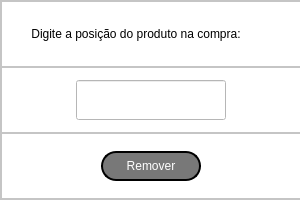
<?xml version="1.0" encoding="UTF-8"?>
<ui version="4.0">
 <class>Form</class>
 <widget class="QWidget" name="Form">
  <property name="geometry">
   <rect>
    <x>0</x>
    <y>0</y>
    <width>300</width>
    <height>200</height>
   </rect>
  </property>
  <property name="maximumSize">
   <size>
    <width>300</width>
    <height>200</height>
   </size>
  </property>
  <property name="windowTitle">
   <string>Form</string>
  </property>
  <layout class="QVBoxLayout" name="verticalLayout_2">
   <property name="spacing">
    <number>0</number>
   </property>
   <property name="leftMargin">
    <number>0</number>
   </property>
   <property name="topMargin">
    <number>0</number>
   </property>
   <property name="rightMargin">
    <number>0</number>
   </property>
   <property name="bottomMargin">
    <number>0</number>
   </property>
   <item>
    <widget class="QFrame" name="fr_primario">
     <property name="minimumSize">
      <size>
       <width>300</width>
       <height>200</height>
      </size>
     </property>
     <property name="maximumSize">
      <size>
       <width>300</width>
       <height>200</height>
      </size>
     </property>
     <property name="styleSheet">
      <string notr="true">background-color: rgb(255, 255, 255);</string>
     </property>
     <property name="frameShape">
      <enum>QFrame::StyledPanel</enum>
     </property>
     <property name="frameShadow">
      <enum>QFrame::Raised</enum>
     </property>
     <layout class="QVBoxLayout" name="verticalLayout">
      <property name="spacing">
       <number>0</number>
      </property>
      <property name="leftMargin">
       <number>0</number>
      </property>
      <property name="topMargin">
       <number>0</number>
      </property>
      <property name="rightMargin">
       <number>0</number>
      </property>
      <property name="bottomMargin">
       <number>0</number>
      </property>
      <item>
       <widget class="QFrame" name="fr_label">
        <property name="minimumSize">
         <size>
          <width>300</width>
          <height>0</height>
         </size>
        </property>
        <property name="maximumSize">
         <size>
          <width>300</width>
          <height>16777215</height>
         </size>
        </property>
        <property name="styleSheet">
         <string notr="true">background-color: rgb(255, 255, 255);</string>
        </property>
        <property name="frameShape">
         <enum>QFrame::StyledPanel</enum>
        </property>
        <property name="frameShadow">
         <enum>QFrame::Raised</enum>
        </property>
        <layout class="QHBoxLayout" name="horizontalLayout_3">
         <item alignment="Qt::AlignLeft|Qt::AlignVCenter">
          <widget class="QLabel" name="label">
           <property name="minimumSize">
            <size>
             <width>250</width>
             <height>0</height>
            </size>
           </property>
           <property name="maximumSize">
            <size>
             <width>300</width>
             <height>16777215</height>
            </size>
           </property>
           <property name="styleSheet">
            <string notr="true">font: 12pt &quot;Arial&quot;;</string>
           </property>
           <property name="text">
            <string>Digite a posição do produto na compra:</string>
           </property>
           <property name="alignment">
            <set>Qt::AlignCenter</set>
           </property>
          </widget>
         </item>
        </layout>
       </widget>
      </item>
      <item>
       <widget class="QFrame" name="fr_entuser">
        <property name="minimumSize">
         <size>
          <width>300</width>
          <height>0</height>
         </size>
        </property>
        <property name="maximumSize">
         <size>
          <width>300</width>
          <height>66</height>
         </size>
        </property>
        <property name="styleSheet">
         <string notr="true">background-color: rgb(255, 255, 255);</string>
        </property>
        <property name="frameShape">
         <enum>QFrame::StyledPanel</enum>
        </property>
        <property name="frameShadow">
         <enum>QFrame::Raised</enum>
        </property>
        <layout class="QHBoxLayout" name="horizontalLayout_2">
         <item>
          <widget class="QLineEdit" name="ent_position">
           <property name="minimumSize">
            <size>
             <width>0</width>
             <height>30</height>
            </size>
           </property>
           <property name="maximumSize">
            <size>
             <width>150</width>
             <height>40</height>
            </size>
           </property>
           <property name="styleSheet">
            <string notr="true">font: 12pt &quot;Arial&quot;;
background-color: rgb(255, 255, 255);</string>
           </property>
           <property name="alignment">
            <set>Qt::AlignCenter</set>
           </property>
          </widget>
         </item>
        </layout>
       </widget>
      </item>
      <item>
       <widget class="QFrame" name="fr_botton">
        <property name="minimumSize">
         <size>
          <width>300</width>
          <height>66</height>
         </size>
        </property>
        <property name="maximumSize">
         <size>
          <width>300</width>
          <height>66</height>
         </size>
        </property>
        <property name="styleSheet">
         <string notr="true">background-color: #FFFFFF;</string>
        </property>
        <property name="frameShape">
         <enum>QFrame::StyledPanel</enum>
        </property>
        <property name="frameShadow">
         <enum>QFrame::Raised</enum>
        </property>
        <layout class="QHBoxLayout" name="horizontalLayout">
         <item>
          <widget class="QPushButton" name="bt_remover">
           <property name="maximumSize">
            <size>
             <width>100</width>
             <height>30</height>
            </size>
           </property>
           <property name="styleSheet">
            <string notr="true">QPushButton {
border-style: outset;
border-width: 2px;
border-radius: 15px;
border-color: black;
font: 87 12pt &quot;Segoe UI Black&quot;;
color: rgb(255, 255, 255);
background-color: rgb(120, 120, 120);
}
QPushButton:pressed {
border-style: outset;
border-width: 2px;
border-radius: 15px;
border-color: white;
font: 87 12pt &quot;Segoe UI Black&quot;;
color: rgb(255, 255, 255);
background-color: rgb(100, 100, 100);
}
</string>
           </property>
           <property name="text">
            <string>Remover</string>
           </property>
          </widget>
         </item>
        </layout>
       </widget>
      </item>
     </layout>
    </widget>
   </item>
  </layout>
 </widget>
 <resources/>
 <connections/>
</ui>
